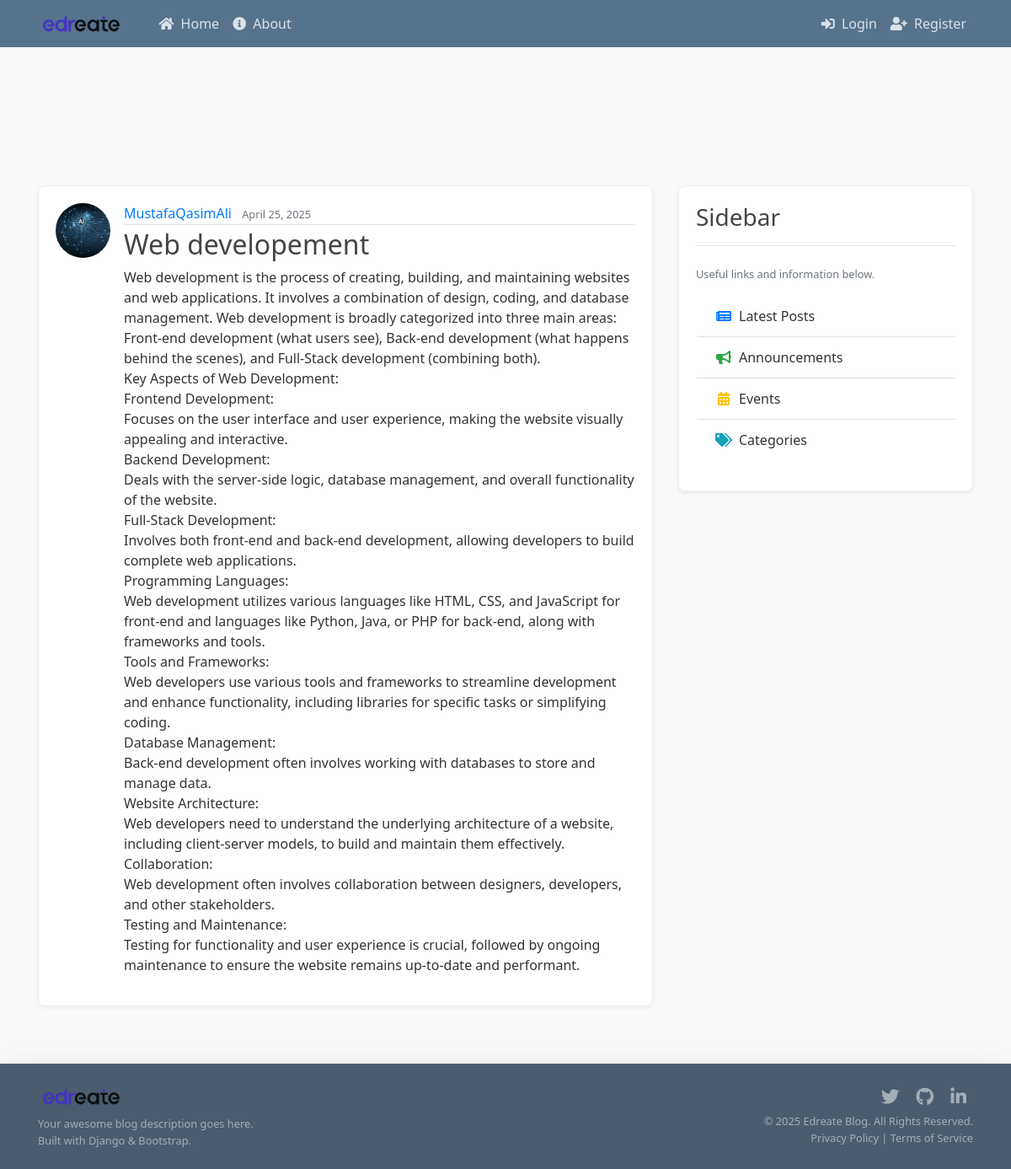
Screenshot of /post/37/ with the database file from the repository.
### blog/models.py (models this page shows, shortened)
class Post(models.Model):
    title = models.CharField(max_length = 100)
    content = models.TextField()
    date_posted = models.DateTimeField(default = timezone.now)
    author = models.ForeignKey(User , on_delete=models.CASCADE)

### users/models.py (models this page shows, shortened)
class Profile(models.Model):
    user = models.OneToOneField(User,on_delete=models.CASCADE)
    image = models.ImageField(default='default.jpg',upload_to='profile_pics')

### blog/views.py (the view)
# urls.py: path('post/<int:pk>/', PostDetailView.as_view(), name='post-detail'),
class PostDetailView(DetailView):
    model  = Post

### blog/templates/blog/post_detail.html (shortened to what this page needs)
{% extends "blog/base.html" %}
{% block content %}
  <article class="media content-section">
    <img class="rounded-circle article-img" src="{{ object.author.profile.image.url }}">
    <div class="media-body">
      <div class="article-metadata">
        <a class="mr-2" href="#">{{ object.author }}</a>
        <small class="text-muted">{{ object.date_posted|date:"F d, Y" }}</small>
      </div>
      <h2 class="article-title">{{ object.title }}</h2>
      <p class="article-content">{{ object.content }}</p>
    </div>
  </article>
{% endblock content %}

### blog/static/blog/main.css (style rules this page uses)
:root { --primary-color: #3498db; --primary-dark: #2980b9; --secondary-color: #3d4f60; --light-bg: #f8f9fa; --border-color: #e9ecef; }
body { background: #fafafa; color: #333333; margin-top: 5rem; padding-top: 70px; font-family: 'Segoe UI', Roboto, 'Helvetica Neue', Arial, sans-serif; }
h1, h2, h3, h4, h5, h6 { color: #444444; }
.content-section { background: #ffffff; padding: 20px; border-radius: 8px; box-shadow: 0 2px 5px rgba(0, 0, 0, 0.05); margin-bottom: 20px; border: 1px solid #f0f0f0; transition: transform 0.2s; }
.article-title { color: #444444; text-decoration: none; }
.article-content { white-space: pre-line; }
.article-img { width: 65px; height: 65px; margin-right: 16px; object-fit: cover; }
.article-metadata { padding-bottom: 1px; margin-bottom: 4px; border-bottom: 1px solid #e3e3e3; }

### blog/templates/blog/base.html (style rules this page uses)
html { scroll-behavior: smooth; }

### rows the page displays
Post: author.profile.image (picture), author "MustafaQasimAli", date_posted "April 25, 2025", title "Web developement", content "Web development is the process of creating, building, and maintaining websites and web applications. It involves a combination of design, coding, and database management. Web development is broadly categorized into three main areas: Front-end development (what users see), Back-end development (what happens behind the scenes), and Full-Stack development (combining both). Key Aspects of Web Development: Frontend Development: Focuses on the user interface and user experience, making the website visually appealing and interactive. Backend Development: Deals with the server-side logic, database management, and overall functionality of the website. Full-Stack Development: Involves both front-end…"
